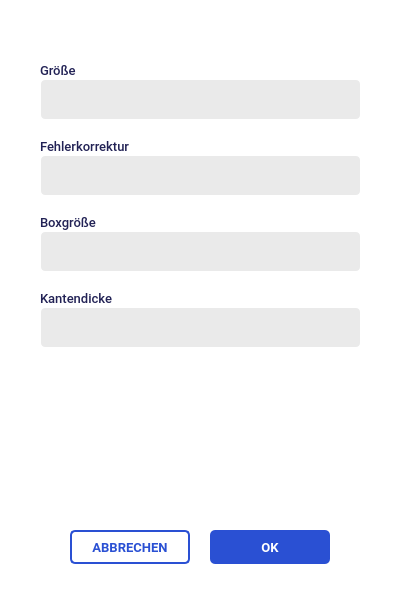
<?xml version="1.0" encoding="UTF-8"?>
<ui version="4.0">
 <class>Dialog</class>
 <widget class="QDialog" name="Dialog">
  <property name="geometry">
   <rect>
    <x>0</x>
    <y>0</y>
    <width>400</width>
    <height>600</height>
   </rect>
  </property>
  <property name="windowTitle">
   <string>Dialog</string>
  </property>
  <property name="styleSheet">
   <string notr="true">background: white;</string>
  </property>
  <widget class="QWidget" name="verticalLayoutWidget">
   <property name="geometry">
    <rect>
     <x>40</x>
     <y>50</y>
     <width>321</width>
     <height>311</height>
    </rect>
   </property>
   <layout class="QVBoxLayout" name="verticalLayout">
    <item>
     <layout class="QVBoxLayout" name="verticalLayout_3">
      <property name="spacing">
       <number>0</number>
      </property>
      <property name="leftMargin">
       <number>0</number>
      </property>
      <item>
       <widget class="QLabel" name="label_8">
        <property name="sizePolicy">
         <sizepolicy hsizetype="Preferred" vsizetype="Fixed">
          <horstretch>0</horstretch>
          <verstretch>0</verstretch>
         </sizepolicy>
        </property>
        <property name="font">
         <font>
          <family>Roboto Medium</family>
          <pointsize>10</pointsize>
         </font>
        </property>
        <property name="styleSheet">
         <string notr="true">color: #222255;</string>
        </property>
        <property name="text">
         <string>Größe</string>
        </property>
       </widget>
      </item>
      <item>
       <widget class="QLineEdit" name="encode_text_field_2">
        <property name="font">
         <font>
          <family>Roboto</family>
          <pointsize>12</pointsize>
         </font>
        </property>
        <property name="styleSheet">
         <string notr="true">QLineEdit {
  background: #eaeaea;
  border: 2px solid transparent;
  border-radius: 5px;
  color: #333333;
  padding: 8px 14px 8px 14px;
}

QLineEdit:hover {
  border: 2px solid #2A50D3;
}</string>
        </property>
        <property name="text">
         <string/>
        </property>
       </widget>
      </item>
     </layout>
    </item>
    <item>
     <layout class="QVBoxLayout" name="verticalLayout_2">
      <property name="spacing">
       <number>0</number>
      </property>
      <property name="leftMargin">
       <number>0</number>
      </property>
      <item>
       <widget class="QLabel" name="label_2">
        <property name="sizePolicy">
         <sizepolicy hsizetype="Preferred" vsizetype="Fixed">
          <horstretch>0</horstretch>
          <verstretch>0</verstretch>
         </sizepolicy>
        </property>
        <property name="font">
         <font>
          <family>Roboto Medium</family>
          <pointsize>10</pointsize>
         </font>
        </property>
        <property name="styleSheet">
         <string notr="true">color: #222255;</string>
        </property>
        <property name="text">
         <string>Fehlerkorrektur</string>
        </property>
       </widget>
      </item>
      <item>
       <widget class="QLineEdit" name="encode_text_field">
        <property name="font">
         <font>
          <family>Roboto</family>
          <pointsize>12</pointsize>
         </font>
        </property>
        <property name="styleSheet">
         <string notr="true">QLineEdit {
  background: #eaeaea;
  border: 2px solid transparent;
  border-radius: 5px;
  color: #333333;
  padding: 8px 14px 8px 14px;
}

QLineEdit:hover {
  border: 2px solid #2A50D3;
}</string>
        </property>
        <property name="text">
         <string/>
        </property>
       </widget>
      </item>
     </layout>
    </item>
    <item>
     <layout class="QVBoxLayout" name="verticalLayout_4">
      <property name="spacing">
       <number>0</number>
      </property>
      <property name="leftMargin">
       <number>0</number>
      </property>
      <item>
       <widget class="QLabel" name="label_3">
        <property name="sizePolicy">
         <sizepolicy hsizetype="Preferred" vsizetype="Fixed">
          <horstretch>0</horstretch>
          <verstretch>0</verstretch>
         </sizepolicy>
        </property>
        <property name="font">
         <font>
          <family>Roboto Medium</family>
          <pointsize>10</pointsize>
         </font>
        </property>
        <property name="styleSheet">
         <string notr="true">color: #222255;</string>
        </property>
        <property name="text">
         <string>Boxgröße</string>
        </property>
       </widget>
      </item>
      <item>
       <widget class="QLineEdit" name="encode_text_field_3">
        <property name="font">
         <font>
          <family>Roboto</family>
          <pointsize>12</pointsize>
         </font>
        </property>
        <property name="styleSheet">
         <string notr="true">QLineEdit {
  background: #eaeaea;
  border: 2px solid transparent;
  border-radius: 5px;
  color: #333333;
  padding: 8px 14px 8px 14px;
}

QLineEdit:hover {
  border: 2px solid #2A50D3;
}</string>
        </property>
        <property name="text">
         <string/>
        </property>
       </widget>
      </item>
     </layout>
    </item>
    <item>
     <layout class="QVBoxLayout" name="verticalLayout_5">
      <property name="spacing">
       <number>0</number>
      </property>
      <property name="leftMargin">
       <number>0</number>
      </property>
      <item>
       <widget class="QLabel" name="label_4">
        <property name="sizePolicy">
         <sizepolicy hsizetype="Preferred" vsizetype="Fixed">
          <horstretch>0</horstretch>
          <verstretch>0</verstretch>
         </sizepolicy>
        </property>
        <property name="font">
         <font>
          <family>Roboto Medium</family>
          <pointsize>10</pointsize>
         </font>
        </property>
        <property name="styleSheet">
         <string notr="true">color: #222255;</string>
        </property>
        <property name="text">
         <string>Kantendicke</string>
        </property>
       </widget>
      </item>
      <item>
       <widget class="QLineEdit" name="encode_text_field_4">
        <property name="font">
         <font>
          <family>Roboto</family>
          <pointsize>12</pointsize>
         </font>
        </property>
        <property name="styleSheet">
         <string notr="true">QLineEdit {
  background: #eaeaea;
  border: 2px solid transparent;
  border-radius: 5px;
  color: #333333;
  padding: 8px 14px 8px 14px;
}

QLineEdit:hover {
  border: 2px solid #2A50D3;
}</string>
        </property>
        <property name="text">
         <string/>
        </property>
       </widget>
      </item>
     </layout>
    </item>
   </layout>
  </widget>
  <widget class="QPushButton" name="pushButton">
   <property name="geometry">
    <rect>
     <x>210</x>
     <y>530</y>
     <width>120</width>
     <height>34</height>
    </rect>
   </property>
   <property name="font">
    <font>
     <family>Roboto</family>
     <pointsize>10</pointsize>
     <weight>75</weight>
     <bold>true</bold>
    </font>
   </property>
   <property name="styleSheet">
    <string notr="true">border: 0;
border-radius: 5px;
background: #2A50D3;
color: white;
font-weight: bold;</string>
   </property>
   <property name="text">
    <string>OK</string>
   </property>
   <property name="flat">
    <bool>false</bool>
   </property>
  </widget>
  <widget class="QPushButton" name="pushButton_2">
   <property name="geometry">
    <rect>
     <x>70</x>
     <y>530</y>
     <width>120</width>
     <height>34</height>
    </rect>
   </property>
   <property name="font">
    <font>
     <family>Roboto</family>
     <pointsize>10</pointsize>
     <weight>75</weight>
     <bold>true</bold>
    </font>
   </property>
   <property name="styleSheet">
    <string notr="true">border: 2px solid #2A50D3;
border-radius: 5px;
background: transparent;
color: #2A50D3;
font-weight: bold;</string>
   </property>
   <property name="text">
    <string>ABBRECHEN</string>
   </property>
   <property name="flat">
    <bool>false</bool>
   </property>
  </widget>
 </widget>
 <resources/>
 <connections/>
</ui>
